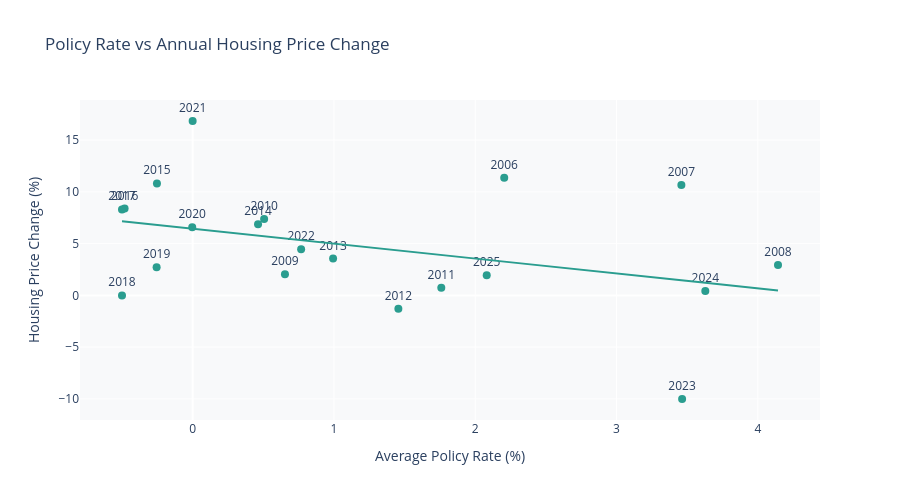

Here is the notebook cell this chart was saved with:
### Markdown cell above
### 5.4 Scatter Plot — Rate vs Price Change

### Code cell
fig4 = px.scatter(
    df.dropna(subset=["policy_rate", "price_change_pct"]),
    x="policy_rate",
    y="price_change_pct",
    text="year",
    trendline="ols",
    title="Policy Rate vs Annual Housing Price Change",
    labels={
        "policy_rate": "Average Policy Rate (%)",
        "price_change_pct": "Housing Price Change (%)"
    },
    color_discrete_sequence=["#2a9d8f"]
)

fig4.update_traces(textposition="top center", marker=dict(size=8))
fig4.update_layout(plot_bgcolor="#f8f9fa", height=500)
fig4.show()

### Figure 1 — Plotly figure (JSON) as saved in the notebook; plotly's stock layout.template omitted (floating-point values rounded to 4 significant figures)
{"data": [{"hovertemplate": "Average Policy Rate (%)=%{x}<br>Housing Price Change (%)=%{y}<br>year=%{text}<extra></extra>", "legendgroup": "", "marker": {"color": "#2a9d8f", "size": 8, "symbol": "circle"}, "mode": "markers+text", "name": "", "orientation": "v", "showlegend": false, "text": [2006.0, 2007.0, 2008.0, 2009.0, 2010.0, 2011.0, 2012.0, 2013.0, 2014.0, 2015.0, 2016.0, 2017.0, 2018.0, 2019.0, 2020.0, 2021.0, 2022.0, 2023.0, 2024.0, 2025.0], "textposition": "top center", "type": "scatter", "x": [2.205, 3.459, 4.143, 0.6534, 0.5059, 1.76, 1.456, 0.994, 0.4629, -0.2526, -0.4816, -0.5, -0.5, -0.255, -0.002976, 0.0, 0.7678, 3.464, 3.628, 2.081], "xaxis": "x", "y": [11.37, 10.67, 2.935, 2.037, 7.385, 0.7435, -1.292, 3.551, 6.859, 10.81, 8.384, 8.298, 0.0, 2.727, 6.574, 16.84, 4.467, -10.01, 0.432, 1.935], "yaxis": "y"}, {"hovertemplate": "<b>OLS trendline</b><br>price_change_pct = -1.43953 * policy_rate + 6.4341<br>R<sup>2</sup>=0.143579<br><br>Average Policy Rate (%)=%{x}<br>Housing Price Change (%)=%{y} <b>(trend)</b><extra></extra>", "legendgroup": "", "marker": {"color": "#2a9d8f", "size": 8, "symbol": "circle"}, "mode": "lines", "name": "", "showlegend": false, "textposition": "top center", "type": "scatter", "x": [-0.5, -0.5, -0.4816, -0.255, -0.2526, -0.002976, 0.0, 0.4629, 0.5059, 0.6534, 0.7678, 0.994, 1.456, 1.76, 2.081, 2.205, 3.459, 3.464, 3.628, 4.143], "xaxis": "x", "y": [7.154, 7.154, 7.127, 6.801, 6.798, 6.438, 6.434, 5.768, 5.706, 5.494, 5.329, 5.003, 4.338, 3.901, 3.438, 3.26, 1.455, 1.447, 1.211, 0.4703], "yaxis": "y"}], "layout": {"height": 500, "legend": {"tracegroupgap": 0}, "plot_bgcolor": "#f8f9fa", "title": {"text": "Policy Rate vs Annual Housing Price Change"}, "xaxis": {"anchor": "y", "domain": [0, 1], "title": {"text": "Average Policy Rate (%)"}}, "yaxis": {"anchor": "x", "domain": [0, 1], "title": {"text": "Housing Price Change (%)"}}}}
